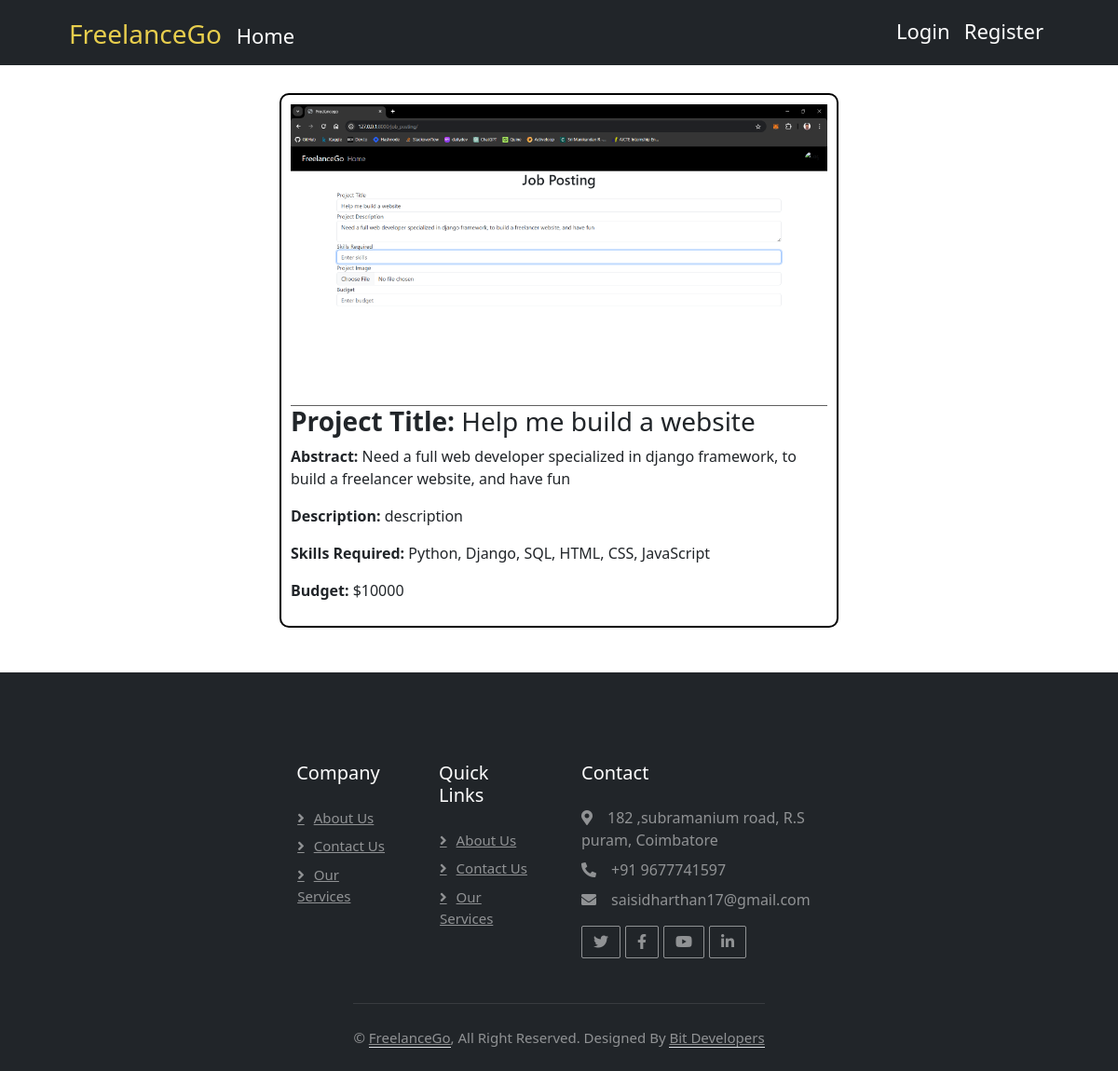
/job_detail/3/, run on the app's committed database.
### home/models.py (models this page shows, shortened)
class Posting(models.Model):
    customer = models.ForeignKey(Customer, on_delete=models.SET_NULL, null=True)
    title = models.CharField(max_length=200,null=True)
    abstract = models.TextField(null=True)
    detail_description = models.TextField(null=True)
    skills = models.CharField(max_length=200,null=True)
    budget = models.CharField(max_length=200,null=True)
    image = models.ImageField(max_length=255,upload_to=get_post_image_filepath,null=True,blank=True)
    created_at = models.DateTimeField(auto_now_add=True)
    updated_at = models.DateTimeField(auto_now=True)

### home/views.py (the view)
# urls.py: path('job_detail/<int:job_id>/', job_detail, name="job_detail"),
def job_detail(request,job_id):
    user_id = request.user.id
    context = {}
    try:
        account = Account.objects.get(pk=user_id)
        if account:
            context['profile_image'] = account.ImageURL
    except:
        pass
    context['job'] = Posting.objects.get(pk=job_id)
    return render(request, 'home/job_detail.html',context)

### home/templates/home/job_detail.html
{% extends 'home/main.html' %}
{% load static %}
{% block content %}
    <div class="container" style="width: 600px;border: 2px solid black;margin-top: 30px; border-radius: 10px;padding: 10px;">
        <div class="row">
            <div class="col-12">
                <img src="{{ job.image.url }}" class="img-fluid" alt="...">
            </div>
        </div>
        <div class="row">
            <div class="col-12">
                <h3><b>Project Title: </b><span style="font-weight: 400;">{{ job.title }}</span></h3>
            </div>
        </div>
        <div class="row">
            <div class="col-12">
                <p><b>Abstract: </b>{{ job.abstract }}</p>
            </div>
        </div>
        <div class="row">
            <div class="col-12">
                <p><b>Description: </b>{{ job.detail_description }}</p>
            </div>
        </div>
        <div class="row">
            <div class="col-12">
                <p><b>Skills Required:</b> {{ job.skills }}</p>
            </div>
        </div>
        <div class="row">
            <div class="col-12">
                <p><b>Budget:</b> ${{ job.budget }}</p>
            </div>
        </div>
    </div>
{% endblock content %}

### static/css/main.css (style rules this page uses)
body { font-family:'Segoe UI', Tahoma, Geneva, Verdana, sans-serif; }

### data on the page
Posting: image (picture), title "Help me build a website", abstract "Need a full web developer specialized in django framework, to build a freelancer website, and have fun", detail_description "description", skills "Python, Django, SQL, HTML, CSS, JavaScript", budget "10000"
